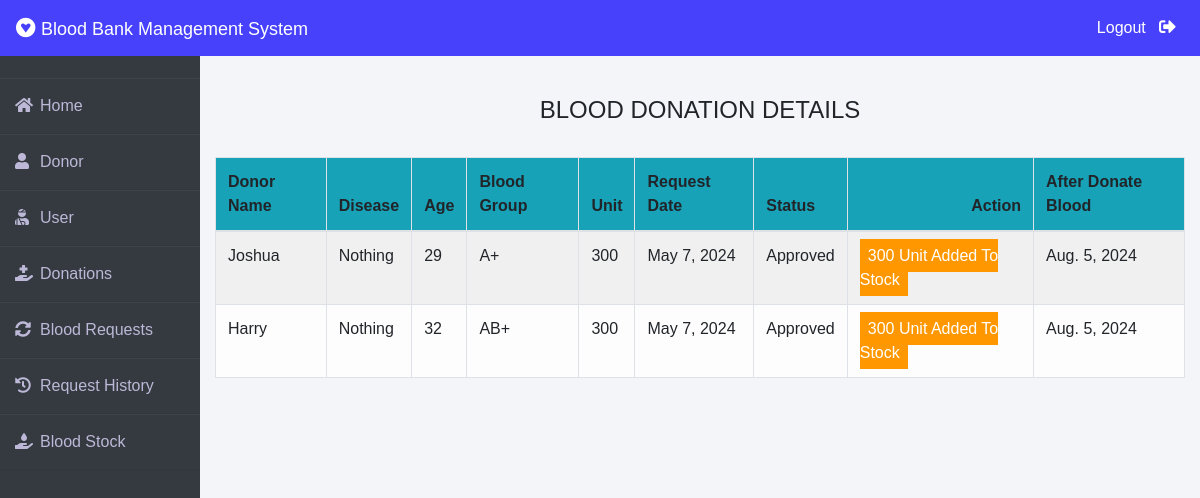
/admin-donation (signed in), run on the app's committed database.
### donor/models.py (models this page shows, shortened)
class BloodDonate(models.Model):
    donor=models.ForeignKey(Donor,on_delete=models.CASCADE)
    disease=models.CharField(max_length=100,default="Nothing")
    age=models.PositiveIntegerField()
    bloodgroup=models.CharField(max_length=10)
    unit=models.PositiveIntegerField(default=0)
    status=models.CharField(max_length=20,default="Pending")
    date=models.DateField(auto_now=True)
    after_donate_blood=models.DateField(default=datetime.today())

class Donor(models.Model):
    user=models.OneToOneField(User,on_delete=models.CASCADE)
    profile_pic= models.ImageField(upload_to='profile_pic/Donor/',null=True,blank=True)
    bloodgroup=models.CharField(max_length=10)
    address = models.CharField(max_length=40)
    mobile = models.CharField(max_length=20,null=False)
    status=models.CharField(max_length=20)
    def __str__(self):
        return self.user.first_name

### blood/views.py (the view)
# urls.py: path('admin-donation', views.admin_donation_view,name='admin-donation'),
@login_required(login_url='adminlogin')
def admin_donation_view(request):
    donations=dmodels.BloodDonate.objects.all()
    return render(request,'blood/admin_donation.html',{'donations':donations})

### templates/blood/admin_donation.html (shortened to what this page needs)
{% extends 'blood/adminbase.html' %}
{% block content %}
{% load widget_tweaks %}
{%load static%}
<head>
   </head>
<br><br>
<div class="container">
    <H4 class="text-center">BLOOD DONATION DETAILS</H4><br>
    <table class="table table-light table-hover table-bordered table-striped">
        <thead class="bg-info">
            <tr>
                <th scope="col">Donor Name</th>
                <th scope="col">Disease</th>
                <th scope="col">Age</th>
                <th scope="col">Blood Group</th>
                <th scope="col">Unit</th>
                <th scope="col">Request Date</th>
                <th scope="col">Status</th>
                <th class="text-right">Action</th>
                <th scope="col">After Donate Blood</th>
            </tr>
        </thead>
        <tbody>
            {% for t in donations %}
            <tr>
                <td> {{t.donor}}</td>
                <td> {{t.disease}}</td>
                <td> {{t.age}}</td>
                <td>{{t.bloodgroup}}</td>
                <td>{{t.unit}}</td>
                <td>{{t.date}}</td>
                <td>{{t.status}}</td>
                {% if t.status == 'Pending' %}
                <td class="text-right">
                    <button class="btn btn-primary badge-pill" style="width: 100px;"><a  style="text-decoration: none;color: white;" href="{% url 'approve-donation' t.id  %}">APPROVE</a> </button>
                    <button class="btn btn-danger badge-pill" style="width: 80px;"><a  style="text-decoration: none;color: white;" href="{% url 'reject-donation' t.id  %}">REJECT</a> </button>
                </td>
                {% elif  t.status == 'Approved' %}
                <td><span class="label warning">{{t.unit}} Unit Added To Stock</span></td>
                {% else %}
                <td><span class="label danger">0 Unit Added To Stock</span></td>
                {% endif %}
                <td> {{t.after_donate_blood}} </td>
            </tr>
            {% endfor %}
        </tbody>
    </table>
</div>
{% endblock content %}

### templates/blood/adminbase.html (style rules this page uses)
* { margin: 0; padding: 0; box-sizing: border-box; list-style: none; text-decoration: none; font-family: 'Josefin Sans', sans-serif; }
body { background-color: #f3f5f9; }

### templates/blood/admin_donation.html (style rules this page uses)
.label { color: white; padding: 8px; }
.warning { background-color: #ff9800; }

### data on the page
BloodDonate: donor "Joshua", disease "Nothing", age "29", bloodgroup "A+", unit "300", date "May 7, 2024", status "Approved", after_donate_blood "Aug. 5, 2024"
BloodDonate: donor "Harry", disease "Nothing", age "32", bloodgroup "AB+", unit "300", date "May 7, 2024", status "Approved", after_donate_blood "Aug. 5, 2024"
